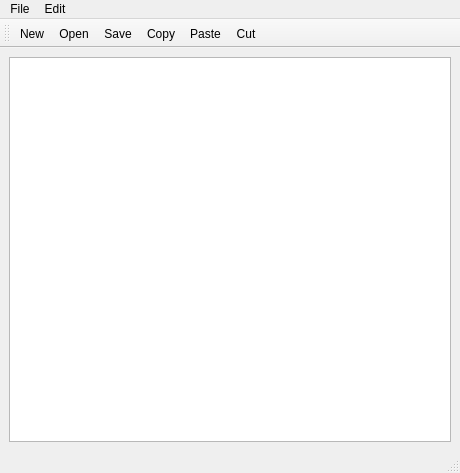
<?xml version="1.0" encoding="UTF-8"?>
<ui version="4.0">
 <class>MainWindow</class>
 <widget class="QMainWindow" name="MainWindow">
  <property name="geometry">
   <rect>
    <x>0</x>
    <y>0</y>
    <width>460</width>
    <height>473</height>
   </rect>
  </property>
  <property name="windowTitle">
   <string>MainWindow</string>
  </property>
  <widget class="QWidget" name="centralwidget">
   <layout class="QVBoxLayout" name="verticalLayout">
    <item>
     <widget class="QPlainTextEdit" name="plainTextEdit"/>
    </item>
   </layout>
  </widget>
  <widget class="QMenuBar" name="menubar">
   <property name="geometry">
    <rect>
     <x>0</x>
     <y>0</y>
     <width>460</width>
     <height>21</height>
    </rect>
   </property>
   <widget class="QMenu" name="menuFile">
    <property name="title">
     <string>File</string>
    </property>
    <addaction name="actionNew"/>
    <addaction name="actionOpen"/>
    <addaction name="actionSave"/>
   </widget>
   <widget class="QMenu" name="menuEdit">
    <property name="title">
     <string>Edit</string>
    </property>
    <addaction name="actionCopy"/>
    <addaction name="actionPaste"/>
    <addaction name="actionCut"/>
    <addaction name="separator"/>
    <addaction name="actionSelect_All"/>
   </widget>
   <addaction name="menuFile"/>
   <addaction name="menuEdit"/>
  </widget>
  <widget class="QStatusBar" name="statusbar"/>
  <widget class="QToolBar" name="toolBar">
   <property name="windowTitle">
    <string>toolBar</string>
   </property>
   <attribute name="toolBarArea">
    <enum>TopToolBarArea</enum>
   </attribute>
   <attribute name="toolBarBreak">
    <bool>false</bool>
   </attribute>
   <addaction name="actionNew"/>
   <addaction name="actionOpen"/>
   <addaction name="actionSave"/>
   <addaction name="actionCopy"/>
   <addaction name="actionPaste"/>
   <addaction name="actionCut"/>
  </widget>
  <action name="actionNew">
   <property name="text">
    <string>New</string>
   </property>
   <property name="menuRole">
    <enum>QAction::NoRole</enum>
   </property>
  </action>
  <action name="actionOpen">
   <property name="text">
    <string>Open</string>
   </property>
   <property name="menuRole">
    <enum>QAction::NoRole</enum>
   </property>
  </action>
  <action name="actionSave">
   <property name="text">
    <string>Save</string>
   </property>
   <property name="menuRole">
    <enum>QAction::NoRole</enum>
   </property>
  </action>
  <action name="actionCopy">
   <property name="text">
    <string>Copy</string>
   </property>
   <property name="menuRole">
    <enum>QAction::NoRole</enum>
   </property>
  </action>
  <action name="actionPaste">
   <property name="text">
    <string>Paste</string>
   </property>
   <property name="menuRole">
    <enum>QAction::NoRole</enum>
   </property>
  </action>
  <action name="actionCut">
   <property name="text">
    <string>Cut</string>
   </property>
   <property name="menuRole">
    <enum>QAction::NoRole</enum>
   </property>
  </action>
  <action name="actionSelect_All">
   <property name="text">
    <string>Select All</string>
   </property>
   <property name="menuRole">
    <enum>QAction::NoRole</enum>
   </property>
  </action>
 </widget>
 <resources/>
 <connections/>
</ui>
